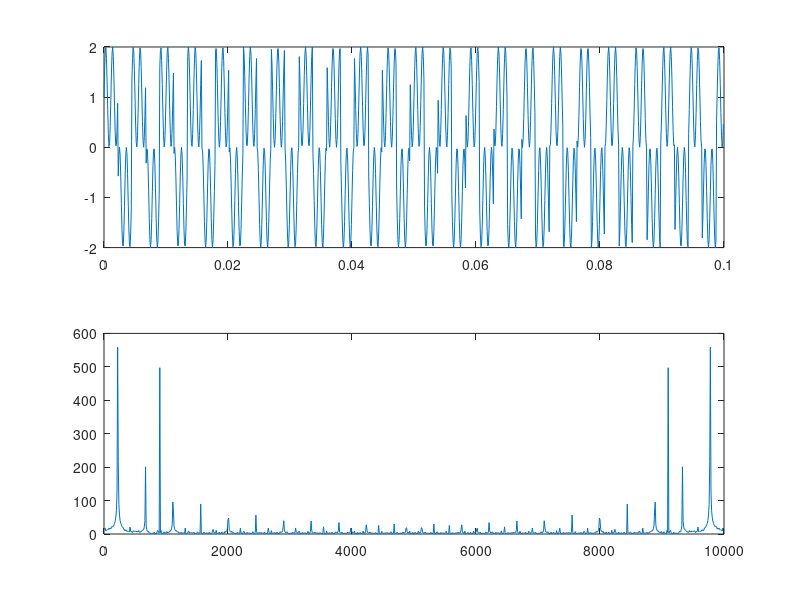
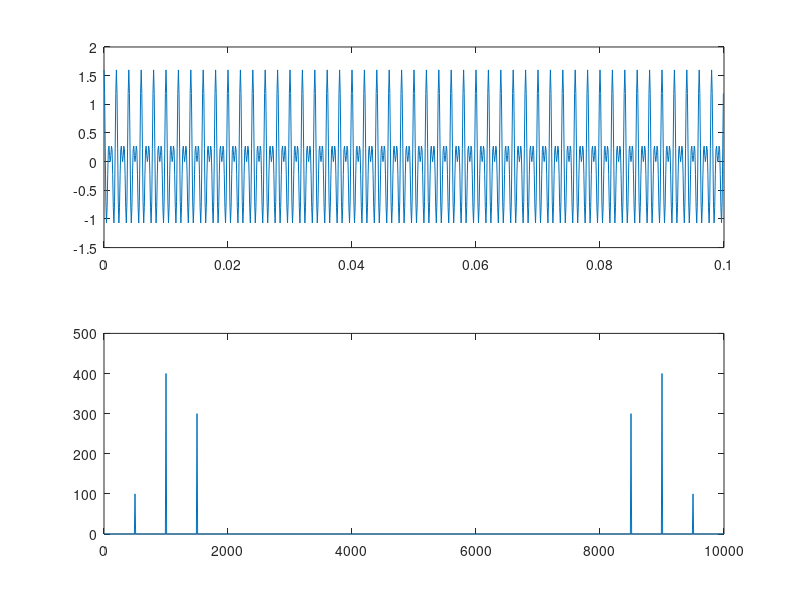
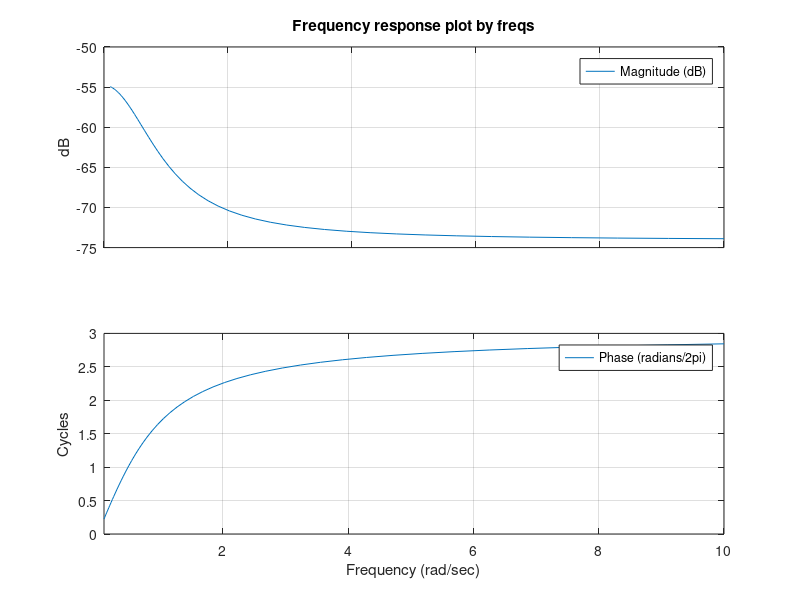
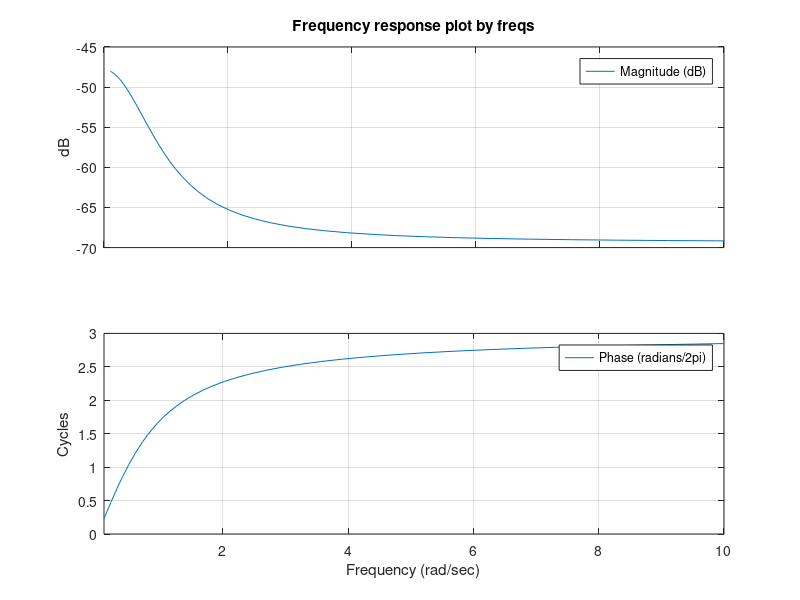

MATLAB code for these plots, in order:
%% Signals generation

clear 
clc

fs = 10000;       % sampling frequency(Hz)
N = 1000;         % max value of the interval
t = (0:N-1)'/fs;  % time vector
f1 = [900 1400];        % vector of frequencies in function 1
f2 = [500 1000 1500];   % vector of frequencies in function 2

y1 = sin(2*pi*t*f1(1))+square(t*f1(2)); % output signal 1

y2 = cos(2*pi*f2.*t);     % output signal 2
a = [0.2; 0.8; 0.6];      % different magnitudes for each signal
y2 = y2*a;                % merger of three signal to one with various
                          % magnitudes
F = (0:N-1)'/N*fs;        % frequency-domain values 

spectrum_y1 = fft(y1);    % Fast Furier Transformation for output signal 1
spectrum_y2 = fft(y2);    % Fast Furier Transformation for output signal 2

% Graphs of the output signals and their spetrums
figure(1)

subplot(211)
plot(t, y1')

subplot(212)
plot(F, abs(spectrum_y1))

figure(2)

subplot(211)
plot(t, y2)

subplot(212)
plot(F, abs(spectrum_y2))

%% Butterworth Lowpass Filter Implementation

% Extraction of b and a vectors for further difference equation with
% 6th order lowpass Butterworth filter 
[b1, a1] = butter(6, f1(1)/(fs/2)); % cutoff frequency 900 Hz
[b2, a2] = butter(6, f2(2)/(fs/2)); % cutoff frequency 1000 Hz

% Magnitude and phase characteristics of recieved filters
w = logspace(-1, 1);  
figure(3)
freqs(b1, a1, w)

figure(4)
freqs(b2, a2, w)

%% Signals filtering

% filter function implementes a differnce equation to find the values 
% of the output filtered signal  
y3 = filter(b1, a1, y1);
y4 = filter(b2, a2, y2);

% Spectrum analysis of filtered signals
spectrum_y3 = fft(y3);
spectrum_y4 = fft(y4);

figure(5)

subplot(211)
plot(t, y3)

subplot(212)
plot(F, abs(spectrum_y3))

figure(6)

subplot(211)
plot(t, y4)

subplot(212)
plot(F, abs(spectrum_y4))

